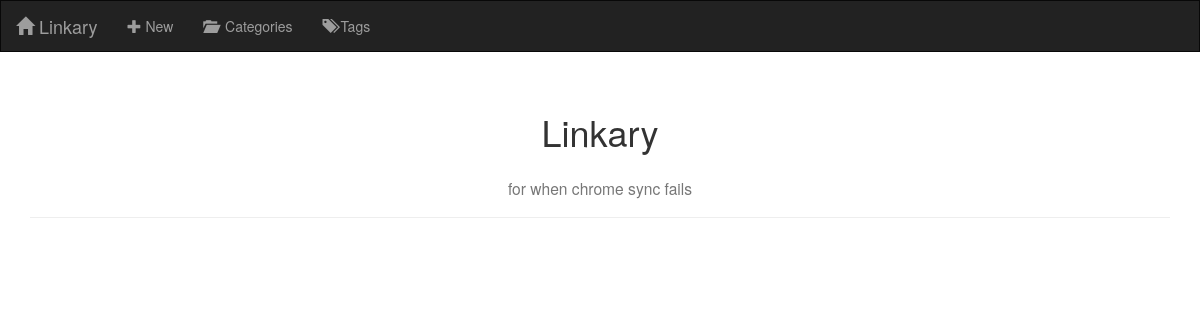
The app's page /, older data.
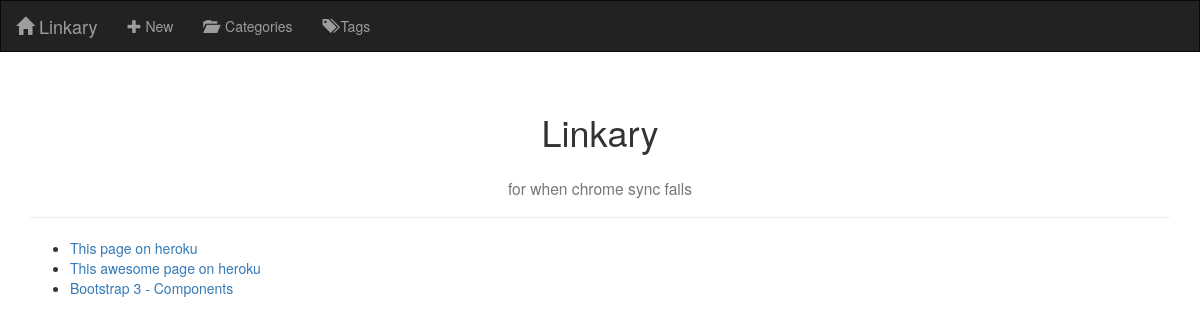
The same page, newer data.
### linkary/models.py (models this page shows, shortened)
class Link(models.Model):
    time_created = models.DateTimeField(auto_now_add=True)
    time_modified = models.DateTimeField(auto_now=True)
    url = models.URLField()
    name = models.CharField(max_length=500)

### linkary/views.py (the view)
# urls.py: path('', views.LinkListView.as_view(), name='index'),
class LinkListView(ListView):
    model = models.Link
    template_name = 'linkary/index.html'

### linkary/templates/linkary/index.html (shortened to what this page needs)
{% extends 'linkary/base.html' %}
{% block content %}
    <div class="container">
        <div class="page-header">
            <h1 class="text-center">Linkary</h1>
            <h3 class="text-center"><small>for when chrome sync fails</small></h3>
        </div>
        <ul>
            {% for link in object_list %}
                <li><a href="{{ link.url }}">{{ link.name }}</a></li>
            {% endfor %}
        </ul>
    </div>
{% endblock %}

### linkary/templates/linkary/base.html (shortened to what this page needs)
<!DOCTYPE html>
<html lang="pl">
<head>
    {% load static %}
    <link rel="stylesheet" type="text/css" href="https://maxcdn.bootstrapcdn.com/bootstrap/3.3.7/css/bootstrap.min.css">
</head>
<body>
    <div class="navbar navbar-inverse" style="border-radius: 0;">
        <div class="container-fluid">
            <div class="navbar-header">
                <a class="navbar-brand" href="{% url 'index' %}">
                    <span class="glyphicon glyphicon-home"></span>&nbsp;Linkary
                </a>
            </div>
            <div class="collapse navbar-collapse" id="topNavBar">
                <ul class="nav navbar-nav">
                    <li><a href="{% url 'link_create' %}"><span class="glyphicon glyphicon-plus"></span>&nbsp;New</a></li>
                    <li><a href="#"><span class="glyphicon glyphicon-folder-open"></span>&nbsp;&nbsp;Categories</a></li>
                    <li><a href="#"><span class="glyphicon glyphicon-tags"></span>&nbsp;Tags</a></li>
                </ul>
            </div>
        </div>
    </div>
    {% block content %}
    {% endblock %}
</body>
</html>

Row changes from the older to the newer data that the page shows:
added Link: name "This page on heroku"
added Link: name "This awesome page on heroku"
added Link: name "Bootstrap 3 - Components"
